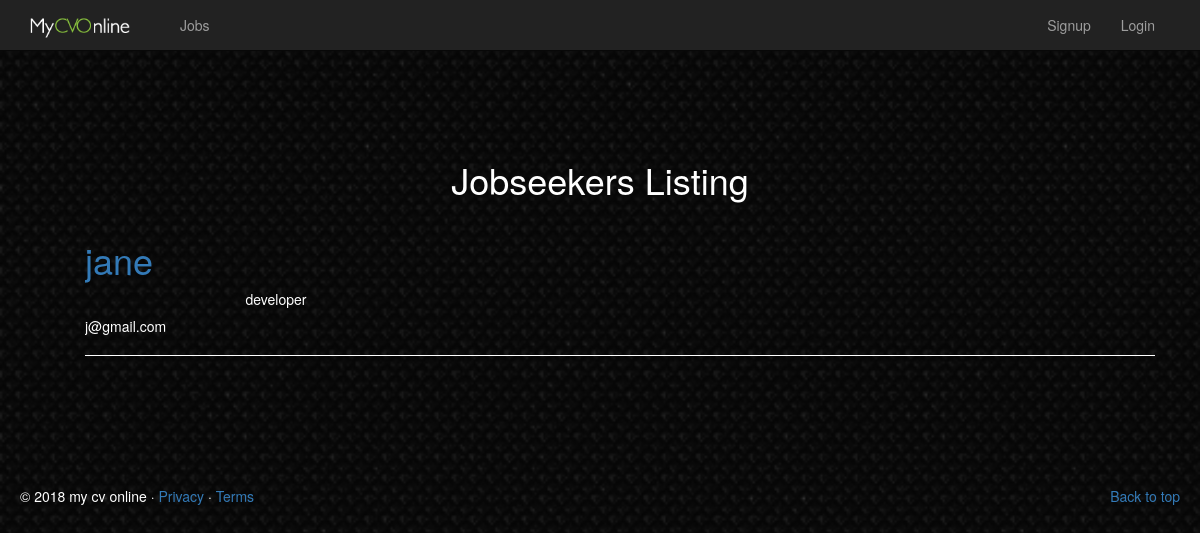
Screenshot of /jobseekers.php with the database file from the repository.
### tables this page shows
CREATE TABLE `resume` (
  `id` int(11) NOT NULL,
  `user_id` int(11) NOT NULL,
  `name` varchar(255) NOT NULL,
  `email` varchar(255) NOT NULL,
  `phone` varchar(255) NOT NULL,
  `designation` varchar(255) NOT NULL,
  `description` text NOT NULL,
  `exp` int(11) NOT NULL,
  `edu` varchar(255) NOT NULL
);

### lib/Database.php (called while the page is built, shortened)
<?php
class Database{
     public $dbhost = DB_HOST;
     public $dbuser = DB_USER;
     public $dbname = DB_NAME;
     public $dbpass = DB_PASS;
     public $link;
    private function connect()
    {
        $this->link = new mysqli($this->dbhost,$this->dbuser,$this->dbpass,$this->dbname);
    }
    public function select($query){
        $result = $this->link->query($query) or die($this->link->error.__LINE__);
        if ($result->num_rows>0){
            return $result;
        }
        else{
            return false;
        }
    }
}

### jobseekers.php (the view, shortened to what this page needs)
<?php include 'includes/header.php'; ?>
<?php  include 'lib/Database.php';?>
<?php include 'includes/styles.php'; ?>
<?php
  $db = new Database();
   $query = "SELECT * FROM resume";
   $result = $db->select($query);
?>
<?php if($result) : ?>
<div class="container containerMarginTop">
    <div class="col-sm-12">
 	  <h1 class="text-center">Jobseekers Listing</h1>
 	  <ul id="listings">
           <?php while ($row = $result->fetch_assoc()): ?>
			<li>
			  <h1><a href="profile.php?id=<?php echo $row['user_id']; ?>">
					  <?php echo $row['name']; ?>
				  </a></h1>
				<div class="description">
                  <p>
					  <?php echo $row['designation']; ?>
				  </p>
				</div>
			  <br>
			  <h5><?php echo $row['email']; ?></h5>
			</li>
		  <?php endwhile;  ?>
 	    </ul>
    </div>
</div>
<?php else : ?>
	<div class="col-xs-12">
	<p>There are No Jobseekers</p>
	</div>
<?php endif; ?>
<?php include 'includes/footer.php'; ?>

### css/style.css (style rules this page uses)
body { padding-bottom: 40px; color: #5a5a5a; }
li { list-style: none; }
a { text-decoration-style: none; }
#listings li { overflow: auto; border-bottom: 1px #ffffff solid; padding: 10px 0 10px 0; list-style: none; }
.description { float: right; width: 85%; }

### css/main.css (style rules this page uses)
body { padding-top: 40px; padding-bottom: 40px; background-color: #eee; }
.containerMarginTop { margin-top: 100px; }

### includes/header.php (style rules this page uses)
body { background: url(img/bg.jpg); background-size: 100% 100%; color: #ffffff; }

### rows the page displays
resume: name "jane", designation "developer", email "j@gmail.com"
